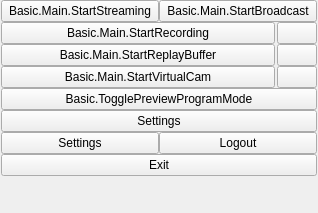
<?xml version="1.0" encoding="UTF-8"?>
<ui version="4.0">
 <class>OBSBasicControls</class>
 <widget class="QWidget" name="OBSBasicControls">
  <property name="geometry">
   <rect>
    <x>0</x>
    <y>0</y>
    <width>318</width>
    <height>213</height>
   </rect>
  </property>
  <layout class="QVBoxLayout" name="verticalLayout_9">
   <property name="spacing">
    <number>0</number>
   </property>
   <property name="leftMargin">
    <number>1</number>
   </property>
   <property name="topMargin">
    <number>0</number>
   </property>
   <property name="rightMargin">
    <number>1</number>
   </property>
   <property name="bottomMargin">
    <number>1</number>
   </property>
   <item>
    <widget class="QFrame" name="controlsFrame">
     <layout class="QVBoxLayout" name="buttonsVLayout">
      <property name="spacing">
       <number>0</number>
      </property>
      <property name="leftMargin">
       <number>0</number>
      </property>
      <property name="topMargin">
       <number>0</number>
      </property>
      <property name="rightMargin">
       <number>0</number>
      </property>
      <property name="bottomMargin">
       <number>0</number>
      </property>
      <item>
       <layout class="QHBoxLayout" name="horizontalLayout_7">
        <item>
         <widget class="NonCheckableButton" name="streamButton">
          <property name="enabled">
           <bool>true</bool>
          </property>
          <property name="sizePolicy">
           <sizepolicy hsizetype="Ignored" vsizetype="Fixed">
            <horstretch>0</horstretch>
            <verstretch>0</verstretch>
           </sizepolicy>
          </property>
          <property name="minimumSize">
           <size>
            <width>150</width>
            <height>0</height>
           </size>
          </property>
          <property name="text">
           <string>Basic.Main.StartStreaming</string>
          </property>
          <property name="checkable">
           <bool>true</bool>
          </property>
         </widget>
        </item>
        <item>
         <widget class="NonCheckableButton" name="broadcastButton">
          <property name="enabled">
           <bool>true</bool>
          </property>
          <property name="sizePolicy">
           <sizepolicy hsizetype="Ignored" vsizetype="Fixed">
            <horstretch>0</horstretch>
            <verstretch>0</verstretch>
           </sizepolicy>
          </property>
          <property name="minimumSize">
           <size>
            <width>150</width>
            <height>0</height>
           </size>
          </property>
          <property name="text">
           <string>Basic.Main.StartBroadcast</string>
          </property>
          <property name="checkable">
           <bool>true</bool>
          </property>
         </widget>
        </item>
       </layout>
      </item>
      <item>
       <layout class="QHBoxLayout" name="recordingLayout">
        <property name="spacing">
         <number>2</number>
        </property>
        <property name="leftMargin">
         <number>0</number>
        </property>
        <property name="topMargin">
         <number>0</number>
        </property>
        <property name="rightMargin">
         <number>0</number>
        </property>
        <property name="bottomMargin">
         <number>0</number>
        </property>
        <item>
         <widget class="NonCheckableButton" name="recordButton">
          <property name="enabled">
           <bool>true</bool>
          </property>
          <property name="sizePolicy">
           <sizepolicy hsizetype="MinimumExpanding" vsizetype="Fixed">
            <horstretch>0</horstretch>
            <verstretch>0</verstretch>
           </sizepolicy>
          </property>
          <property name="minimumSize">
           <size>
            <width>0</width>
            <height>0</height>
           </size>
          </property>
          <property name="text">
           <string>Basic.Main.StartRecording</string>
          </property>
          <property name="checkable">
           <bool>true</bool>
          </property>
         </widget>
        </item>
        <item>
         <widget class="QPushButton" name="pauseRecordButton">
          <property name="enabled">
           <bool>true</bool>
          </property>
          <property name="minimumSize">
           <size>
            <width>0</width>
            <height>0</height>
           </size>
          </property>
          <property name="toolTip">
           <string>Basic.Main.PauseRecording</string>
          </property>
          <property name="accessibleName">
           <string>Basic.Main.PauseRecording</string>
          </property>
          <property name="icon">
           <iconset resource="obs.qrc">
            <normaloff>:/res/images/media-pause.svg</normaloff>:/res/images/media-pause.svg</iconset>
          </property>
          <property name="checkable">
           <bool>true</bool>
          </property>
          <property name="class" stdset="0">
           <string>icon-media-pause</string>
          </property>
         </widget>
        </item>
       </layout>
      </item>
      <item>
       <layout class="QHBoxLayout" name="replayBufferLayout">
        <property name="spacing">
         <number>2</number>
        </property>
        <property name="leftMargin">
         <number>0</number>
        </property>
        <property name="topMargin">
         <number>0</number>
        </property>
        <property name="rightMargin">
         <number>0</number>
        </property>
        <property name="bottomMargin">
         <number>0</number>
        </property>
        <item>
         <widget class="NonCheckableButton" name="replayBufferButton">
          <property name="enabled">
           <bool>true</bool>
          </property>
          <property name="sizePolicy">
           <sizepolicy hsizetype="MinimumExpanding" vsizetype="Fixed">
            <horstretch>0</horstretch>
            <verstretch>0</verstretch>
           </sizepolicy>
          </property>
          <property name="minimumSize">
           <size>
            <width>0</width>
            <height>0</height>
           </size>
          </property>
          <property name="text">
           <string>Basic.Main.StartReplayBuffer</string>
          </property>
          <property name="checkable">
           <bool>true</bool>
          </property>
         </widget>
        </item>
        <item>
         <widget class="QPushButton" name="saveReplayButton">
          <property name="enabled">
           <bool>true</bool>
          </property>
          <property name="minimumSize">
           <size>
            <width>0</width>
            <height>0</height>
           </size>
          </property>
          <property name="toolTip">
           <string>Basic.Main.SaveReplay</string>
          </property>
          <property name="accessibleName">
           <string>Basic.Main.SaveReplay</string>
          </property>
          <property name="icon">
           <iconset resource="obs.qrc">
            <normaloff>:/res/images/save.svg</normaloff>:/res/images/save.svg</iconset>
          </property>
          <property name="class" stdset="0">
           <string>icon-save</string>
          </property>
         </widget>
        </item>
       </layout>
      </item>
      <item>
       <layout class="QHBoxLayout" name="virtualCamLayout">
        <property name="spacing">
         <number>2</number>
        </property>
        <property name="leftMargin">
         <number>0</number>
        </property>
        <property name="topMargin">
         <number>0</number>
        </property>
        <property name="rightMargin">
         <number>0</number>
        </property>
        <property name="bottomMargin">
         <number>0</number>
        </property>
        <item>
         <widget class="NonCheckableButton" name="virtualCamButton">
          <property name="enabled">
           <bool>true</bool>
          </property>
          <property name="sizePolicy">
           <sizepolicy hsizetype="MinimumExpanding" vsizetype="Fixed">
            <horstretch>0</horstretch>
            <verstretch>0</verstretch>
           </sizepolicy>
          </property>
          <property name="minimumSize">
           <size>
            <width>0</width>
            <height>0</height>
           </size>
          </property>
          <property name="text">
           <string>Basic.Main.StartVirtualCam</string>
          </property>
          <property name="checkable">
           <bool>true</bool>
          </property>
         </widget>
        </item>
        <item>
         <widget class="QPushButton" name="virtualCamConfigButton">
          <property name="enabled">
           <bool>true</bool>
          </property>
          <property name="minimumSize">
           <size>
            <width>0</width>
            <height>0</height>
           </size>
          </property>
          <property name="toolTip">
           <string>Basic.Main.VirtualCamConfig</string>
          </property>
          <property name="accessibleName">
           <string>Basic.Main.VirtualCamConfig</string>
          </property>
          <property name="icon">
           <iconset resource="obs.qrc">
            <normaloff>:/settings/images/settings/general.svg</normaloff>:/settings/images/settings/general.svg</iconset>
          </property>
          <property name="class" stdset="0">
           <string>icon-gear</string>
          </property>
         </widget>
        </item>
       </layout>
      </item>
      <item>
       <widget class="NonCheckableButton" name="modeSwitch">
        <property name="sizePolicy">
         <sizepolicy hsizetype="Ignored" vsizetype="Fixed">
          <horstretch>0</horstretch>
          <verstretch>0</verstretch>
         </sizepolicy>
        </property>
        <property name="minimumSize">
         <size>
          <width>150</width>
          <height>0</height>
         </size>
        </property>
        <property name="text">
         <string>Basic.TogglePreviewProgramMode</string>
        </property>
        <property name="checkable">
         <bool>true</bool>
        </property>
       </widget>
      </item>
      <item>
       <widget class="QPushButton" name="settingsButton">
        <property name="sizePolicy">
         <sizepolicy hsizetype="Ignored" vsizetype="Fixed">
          <horstretch>0</horstretch>
          <verstretch>0</verstretch>
         </sizepolicy>
        </property>
        <property name="minimumSize">
         <size>
          <width>150</width>
          <height>0</height>
         </size>
        </property>
        <property name="text">
         <string>Settings</string>
        </property>
       </widget>
      </item>
      <item>
       <layout class="QHBoxLayout" name="settingLogoutLayout">
        <item>
         <widget class="QPushButton" name="settingsButton">
          <property name="sizePolicy">
           <sizepolicy hsizetype="Ignored" vsizetype="Fixed">
            <horstretch>0</horstretch>
            <verstretch>0</verstretch>
           </sizepolicy>
          </property>
          <property name="minimumSize">
           <size>
            <width>150</width>
            <height>0</height>
           </size>
          </property>
          <property name="text">
           <string>Settings</string>
          </property>
         </widget>
        </item>
        <item>
         <widget class="QPushButton" name="logoutButton">
          <property name="sizePolicy">
           <sizepolicy hsizetype="Ignored" vsizetype="Fixed">
            <horstretch>0</horstretch>
            <verstretch>0</verstretch>
           </sizepolicy>
          </property>
          <property name="minimumSize">
           <size>
            <width>150</width>
            <height>0</height>
           </size>
          </property>
          <property name="text">
           <string>Logout</string>
          </property>
         </widget>
        </item>
       </layout>
      </item>
      <item>
       <widget class="QPushButton" name="exitButton">
        <property name="sizePolicy">
         <sizepolicy hsizetype="Ignored" vsizetype="Fixed">
          <horstretch>0</horstretch>
          <verstretch>0</verstretch>
         </sizepolicy>
        </property>
        <property name="minimumSize">
         <size>
          <width>150</width>
          <height>0</height>
         </size>
        </property>
        <property name="text">
         <string>Exit</string>
        </property>
       </widget>
      </item>
      <item>
       <spacer name="expVSpacer">
        <property name="orientation">
         <enum>Qt::Vertical</enum>
        </property>
        <property name="sizeHint" stdset="0">
         <size>
          <width>0</width>
          <height>0</height>
         </size>
        </property>
       </spacer>
      </item>
     </layout>
    </widget>
   </item>
  </layout>
 </widget>
 <customwidgets>
  <customwidget>
   <class>NonCheckableButton</class>
   <extends>QPushButton</extends>
   <header>noncheckable-button.hpp</header>
  </customwidget>
 </customwidgets>
 <resources>
  <include location="obs.qrc"/>
 </resources>
 <connections/>
</ui>
